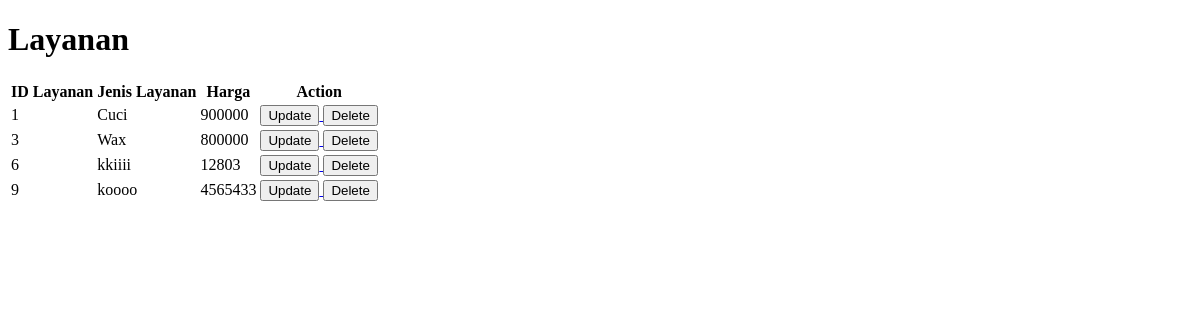
/tampillayanan, run on an earlier commit of the app's database.
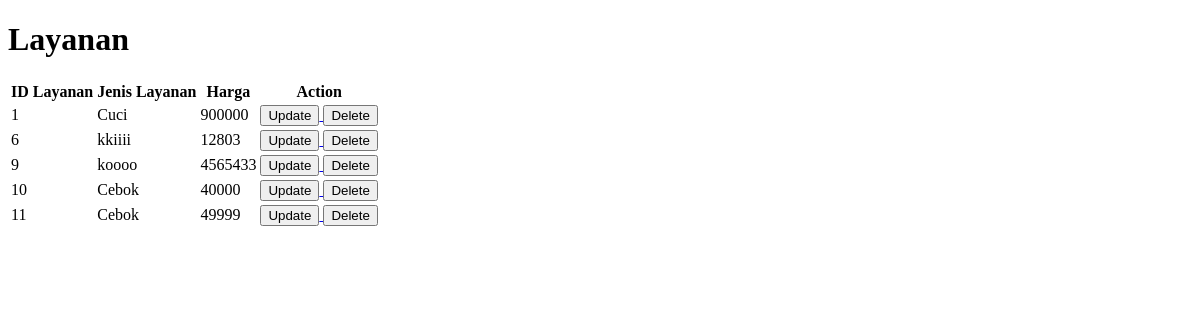
And on a later commit of the database.
### app/models.py (models this page shows, shortened)
class layanan(models.Model):
    idlayanan = models.AutoField(primary_key=True)
    jenislayanan = models.CharField(max_length=10)
    harga = models.IntegerField()

### app/views.py (the view)
# urls.py: path('tampillayanan', views.indexlayanan, name ='tampillayanan'),
def indexlayanan(request):
    alllayananobj = models.layanan.objects.all()
    return render(request, 'tampillayanan.html', {
        'alllayananobj' : alllayananobj
    })

### app/templates/tampillayanan.html (shortened to what this page needs)
<!DOCTYPE html>
<html lang="en">
<head>
</head>
<body>
    <h1>Layanan</h1>
 <table>
    <tr>
        <th>ID Layanan</th>
        <th>Jenis Layanan</th>
        <th>Harga</th>
        <th>Action</th>
    </tr>
    {%for item in alllayananobj %}
    <tr>
        <td>{{ item.idlayanan }}</td>
        <td>{{ item.jenislayanan }}</td>
        <td>{{ item.harga }}</td>
        <td>
            <a href="{% url 'perbaruilayanan' item.idlayanan %}">
                <button>Update</button>
            </a>
            <a href="{% url 'hapuslayanan' item.idlayanan %}">
                <button>Delete</button>
            </a>
        </td>
    </tr>
    {% endfor %}
 </table>
</body>
</html>

What changed in the data, as far as the page shows it:
removed layanan: idlayanan "3", jenislayanan "Wax", harga "800000"
added layanan: idlayanan "10", jenislayanan "Cebok", harga "40000"
added layanan: idlayanan "11", jenislayanan "Cebok", harga "49999"
